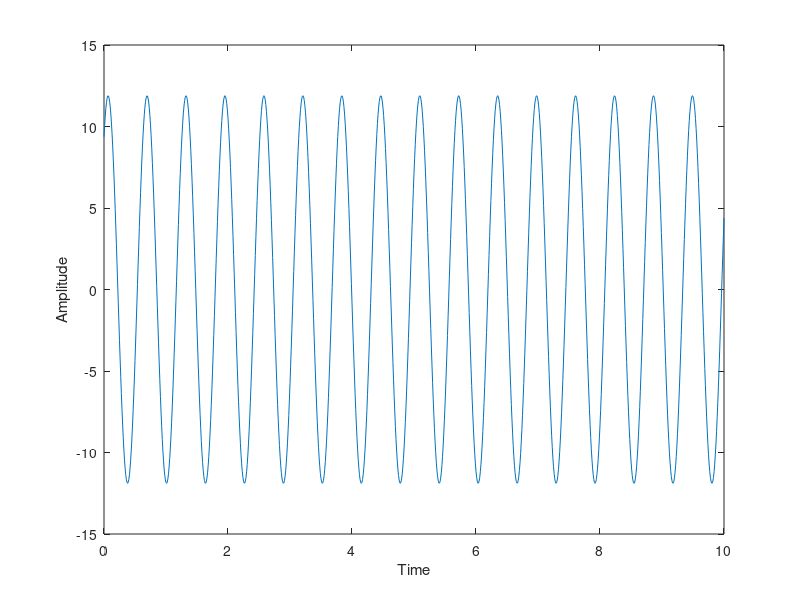
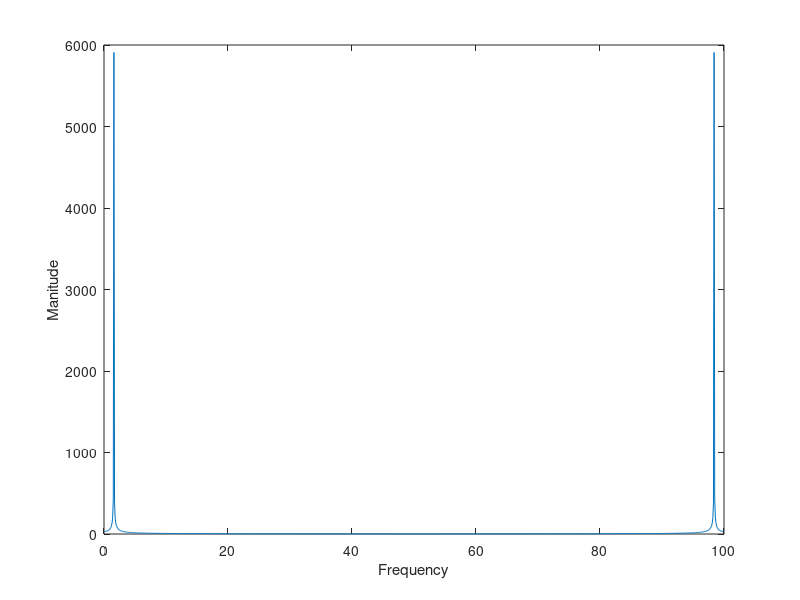
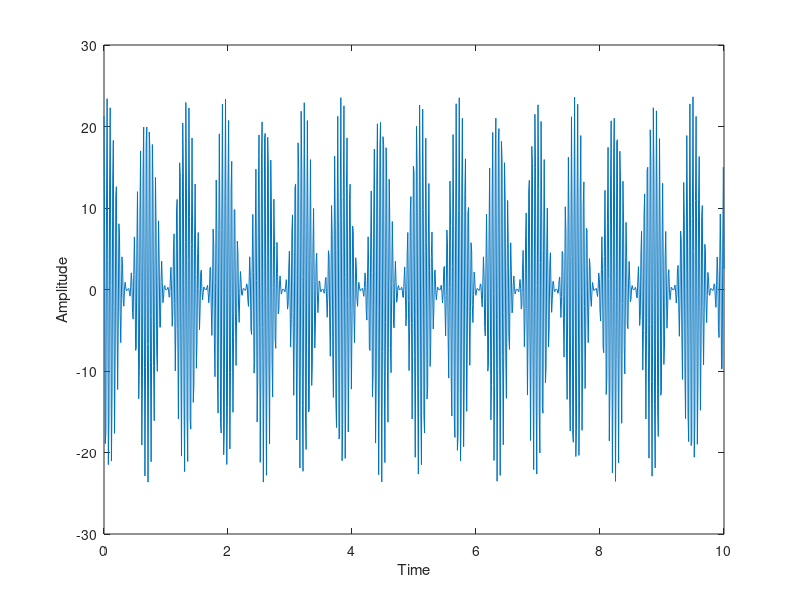
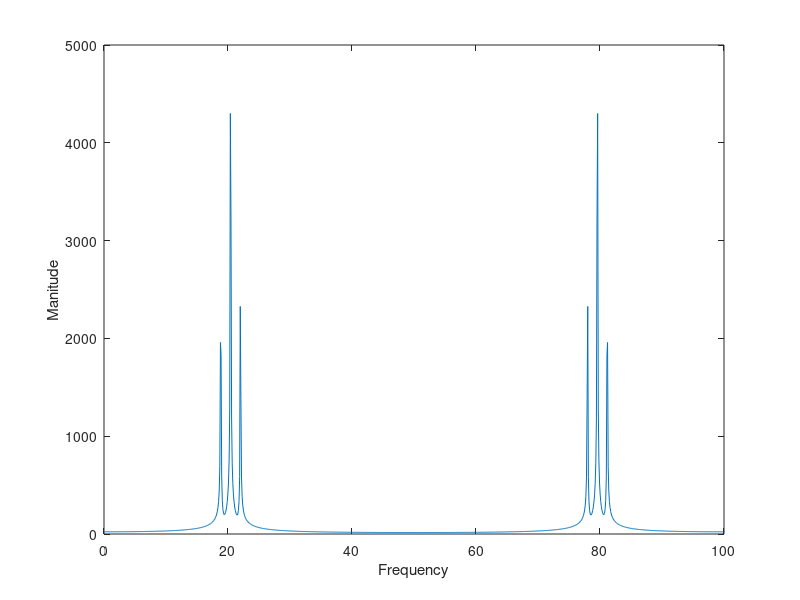

Recreate these plots in MATLAB, in order. (Note: this script raises an error after producing the figures.)
function am()
Ts=0.01;
t=0:Ts:10;%时间
w=10;
mp=4*sin(w.*t+7)+8*cos(w.*t+12);%调制信号
%时域
figure;
plot(t,mp);
xlabel('Time');
ylabel('Amplitude');
%频域
figure;
MP=fft(mp);
fs=1/Ts;
f=(0:length(MP)-1)*fs/length(MP);
plot(f,abs(MP));
xlabel('Frequency');
ylabel('Manitude');

%调制
m=mp+max(mp);
w0=50.*w;
c=cos(w0.*t);%载波
s=c.*m;%已调信号
%时域
figure;
plot(t,s);
xlabel('Time');
ylabel('Amplitude');
%频域
figure;
S=fft(s);
plot(f,abs(S));
xlabel('Frequency');
ylabel('Manitude');

%相干解调
z=s.*c;
%低通滤波器
z=lowpass(z,w/2/pi,fs);
s=2.*z-1;
%时域
figure;
plot(t,z);
xlabel('Time');
ylabel('Amplitude');
%频域
figure;
S=fft(s);
plot(f,abs(S));
xlabel('Frequency');
ylabel('Manitude');
